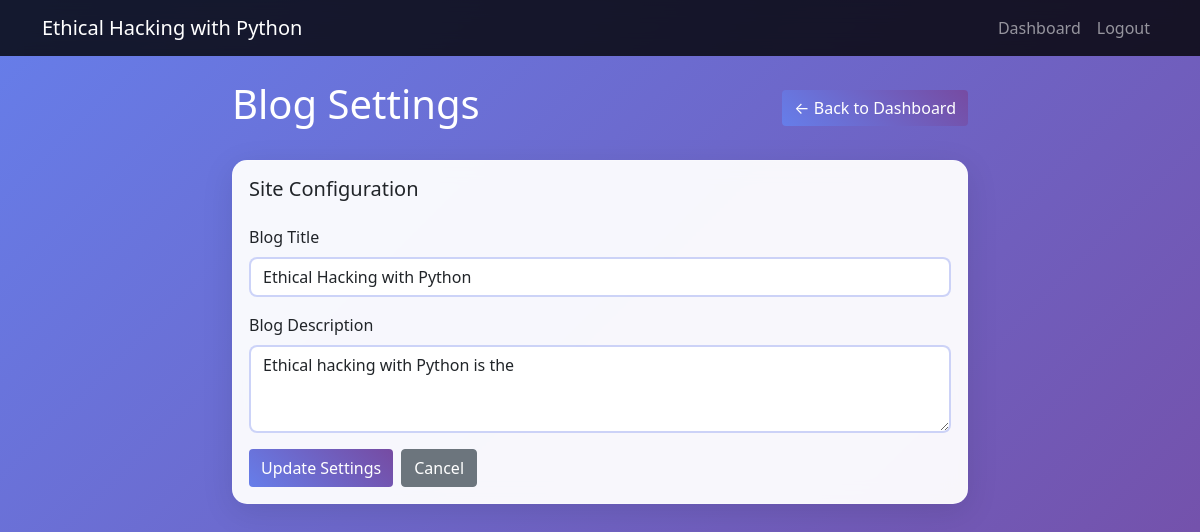
Screenshot of /admin/settings (signed in) with the database file from the repository.
### models.py (models this page shows, shortened)
class SiteSettings(db.Model):
    id = db.Column(db.Integer, primary_key=True)
    blog_title = db.Column(db.String(200), nullable=False, default='Blog CMS')
    blog_description = db.Column(db.Text, nullable=False, default='Welcome to Our Blog')

### app.py (the view)
    def decorated_function(*args, **kwargs):
        if 'logged_in' not in session:
            return redirect(url_for('admin_login'))
        return f(*args, **kwargs)

### app.py (called while the page is built)
def login_required(f):
    def decorated_function(*args, **kwargs):
        if 'logged_in' not in session:
            return redirect(url_for('admin_login'))
        return f(*args, **kwargs)
    decorated_function.__name__ = f.__name__
    return decorated_function

def get_site_settings():
    settings = SiteSettings.query.first()
    if not settings:
        settings = SiteSettings(blog_title='Blog CMS', blog_description='Welcome to Our Blog')
        db.session.add(settings)
        db.session.commit()
    return settings

@app.context_processor
def inject_site_settings():
    return {'site_settings': get_site_settings()}

@app.route('/admin/settings', methods=['GET', 'POST'])
@login_required
def admin_settings():
    settings = get_site_settings()
    if request.method == 'POST':
        settings.blog_title = request.form['blog_title']
        settings.blog_description = request.form['blog_description']
        db.session.commit()
        flash('Settings updated successfully!', 'success')
        return redirect(url_for('admin_settings'))
    return render_template('admin_settings.html', settings=settings)

### templates/admin_settings.html (shortened to what this page needs)
{% extends "base.html" %}
{% block content %}
<div class="row justify-content-center">
    <div class="col-lg-8">
        <div class="d-flex justify-content-between align-items-center mb-4">
            <h1 class="text-white animate__animated animate__fadeInLeft">Blog Settings</h1>
            <a href="{{ url_for('admin_dashboard') }}" class="btn btn-secondary btn-gradient animate__animated animate__fadeInRight">← Back to Dashboard</a>
        </div>
        <div class="card blog-card animate__animated animate__fadeIn">
            <div class="card-body">
                <h5 class="card-title mb-4">Site Configuration</h5>
                <form method="POST">
                    <div class="mb-3">
                        <label for="blog_title" class="form-label">Blog Title</label>
                        <input type="text" class="form-control" id="blog_title" name="blog_title" value="{{ settings.blog_title }}" required>
                    </div>
                    <div class="mb-3">
                        <label for="blog_description" class="form-label">Blog Description</label>
                        <textarea class="form-control" id="blog_description" name="blog_description" rows="3" required>{{ settings.blog_description }}</textarea>
                    </div>
                    <div class="d-flex gap-2">
                        <button type="submit" class="btn btn-primary btn-gradient">Update Settings</button>
                        <a href="{{ url_for('admin_dashboard') }}" class="btn btn-secondary">Cancel</a>
                    </div>
                </form>
            </div>
        </div>
    </div>
</div>
{% endblock %}

### templates/base.html (shortened to what this page needs)
<!DOCTYPE html>
<html lang="en">
<head>
    <link href="https://cdn.jsdelivr.net/npm/bootstrap@5.1.3/dist/css/bootstrap.min.css" rel="stylesheet">
    <link rel="stylesheet" href="https://cdnjs.cloudflare.com/ajax/libs/animate.css/4.1.1/animate.min.css">
    <link rel="stylesheet" href="{{ url_for('static', filename='css/style.css') }}">
</head>
<body class="gradient-bg">
    <nav class="navbar navbar-expand-lg navbar-dark bg-dark">
        <div class="container">
            <a class="navbar-brand" href="{{ url_for('index') }}">{{ site_settings.blog_title }}</a>
            <div class="navbar-nav ms-auto">
                {% if session.logged_in %}
                    <a class="nav-link" href="{{ url_for('admin_dashboard') }}">Dashboard</a>
                    <a class="nav-link" href="{{ url_for('admin_logout') }}">Logout</a>
                {% endif %}
            </div>
        </div>
    </nav>
    <div class="container mt-4">
        {% block content %}{% endblock %}
    </div>
</body>
</html>

### static/css/style.css (style rules this page uses)
.gradient-bg { background: linear-gradient(135deg, #667eea 0%, #764ba2 100%); min-height: 100vh; }
.blog-card { background: rgba(255, 255, 255, 0.95); border: none; border-radius: 15px; box-shadow: 0 8px 32px rgba(0, 0, 0, 0.1); backdrop-filter: blur(10px); border: 1px solid rgba(255, 255, 255, 0.2); transition: transform 0.3s ease, box-shadow 0.3s ease; }
.btn-gradient { background: linear-gradient(45deg, #667eea, #764ba2); border: none; color: white; transition: all 0.3s ease; }
.navbar-dark { background: rgba(0, 0, 0, 0.8) !important; backdrop-filter: blur(10px); }
.form-control { border-radius: 8px; border: 2px solid rgba(102, 126, 234, 0.3); transition: all 0.3s ease; }

### rows the page displays
SiteSettings: blog_title "Ethical Hacking with Python", blog_description "Ethical hacking with Python is the"
